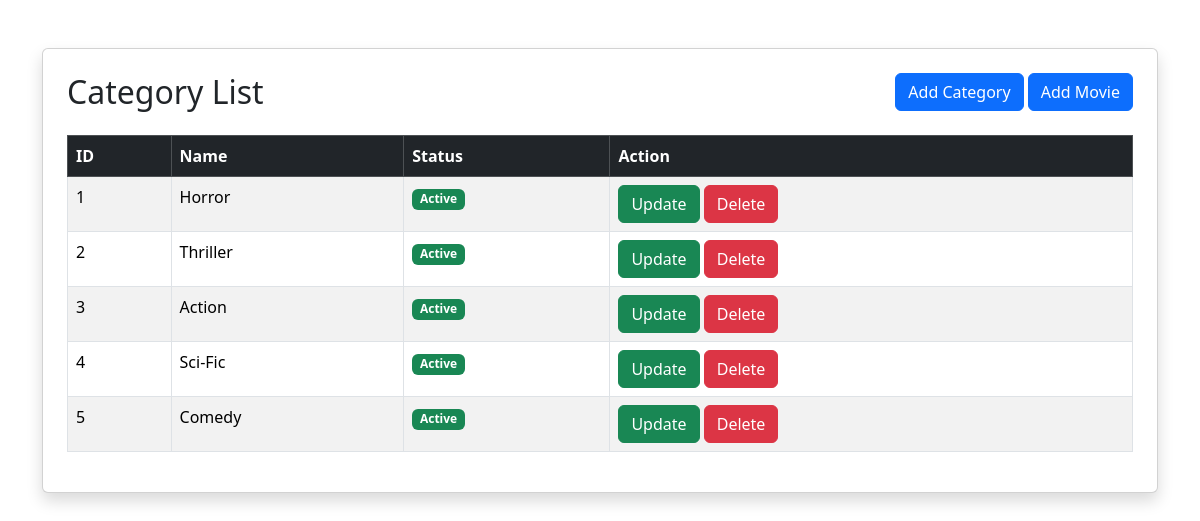
Page /movie/category_list/ on the earlier database version.
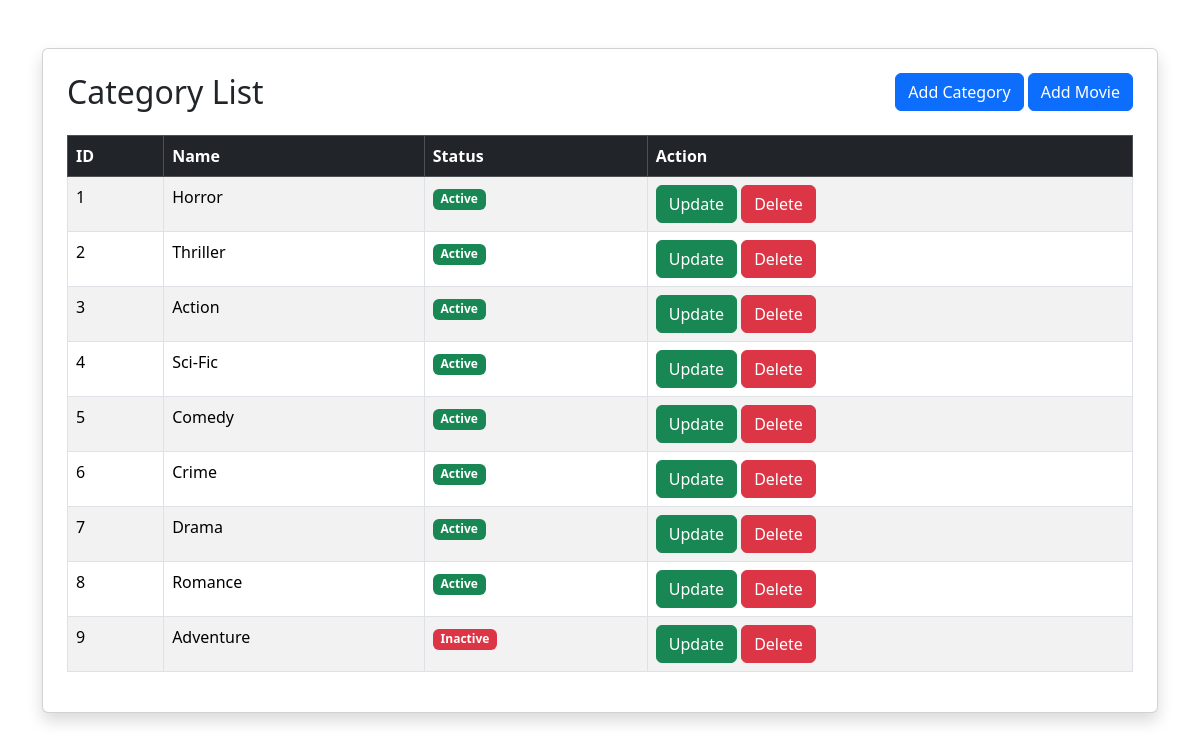
Same page on the later database version.
### movie/models.py (models this page shows, shortened)
class Category(models.Model):
    name = models.CharField(max_length=50)
    is_active = models.BooleanField(default=True)

### movie/views.py (the view)
# urls.py: path('category_list/', category_list, name='category_list'),
def category_list(request):
    category = Category.objects.all()
    context = {
        "category": category
    }
    return render(request, 'category/index.html', context)

### movie/templates/category/index.html (shortened to what this page needs)
<!DOCTYPE html>
<html lang="en">
<head>
    <link href="https://cdn.jsdelivr.net/npm/bootstrap@5.3.3/dist/css/bootstrap.min.css" rel="stylesheet">
</head>
<body>
<div class="container mt-5">
    <div class="card shadow p-4">
        <div class="d-flex justify-content-between mb-3">
            <h2>Category List</h2>
            <div>
                <a href="{% url 'category_create' %}" class="btn btn-primary">
                    Add Category
                </a>
                <a href="{% url 'movie_create' %}" class="btn btn-primary">
                    Add Movie
                </a>
            </div>
        </div>
        <table class="table table-bordered table-striped">
            <thead class="table-dark">
                <tr>
                    <th>ID</th>
                    <th>Name</th>
                    <th>Status</th>
                    <th>Action</th>
                </tr>
            </thead>
            <tbody>
                {% for c in category %}
                <tr>
                    <td>{{ c.id }}</td>
                    <td>{{ c.name }}</td>
                    <td>
                        {% if c.is_active %}
                            <span class="badge bg-success">Active</span>
                        {% else %}
                            <span class="badge bg-danger">Inactive</span>
                        {% endif %}
                    </td>
                    <td>
                        <a href="{% url "category_update" c.id %}" class="btn btn-success">
                            Update
                        </a>
                        <a href="{% url "category_delete" c.id %}" class="btn btn-danger">
                            Delete
                        </a>
                    </td>
                </tr>
                {% empty %}
                <tr>
                    <td colspan="3" class="text-center">No categories found.</td>
                </tr>
                {% endfor %}
            </tbody>
        </table>
    </div>
</div>
</body>
</html>

Differences in the rows shown:
added Category: id "6", name "Crime", is_active "Active"
added Category: id "7", name "Drama", is_active "Active"
added Category: id "8", name "Romance", is_active "Active"
added Category: id "9", name "Adventure", is_active "Inactive"
